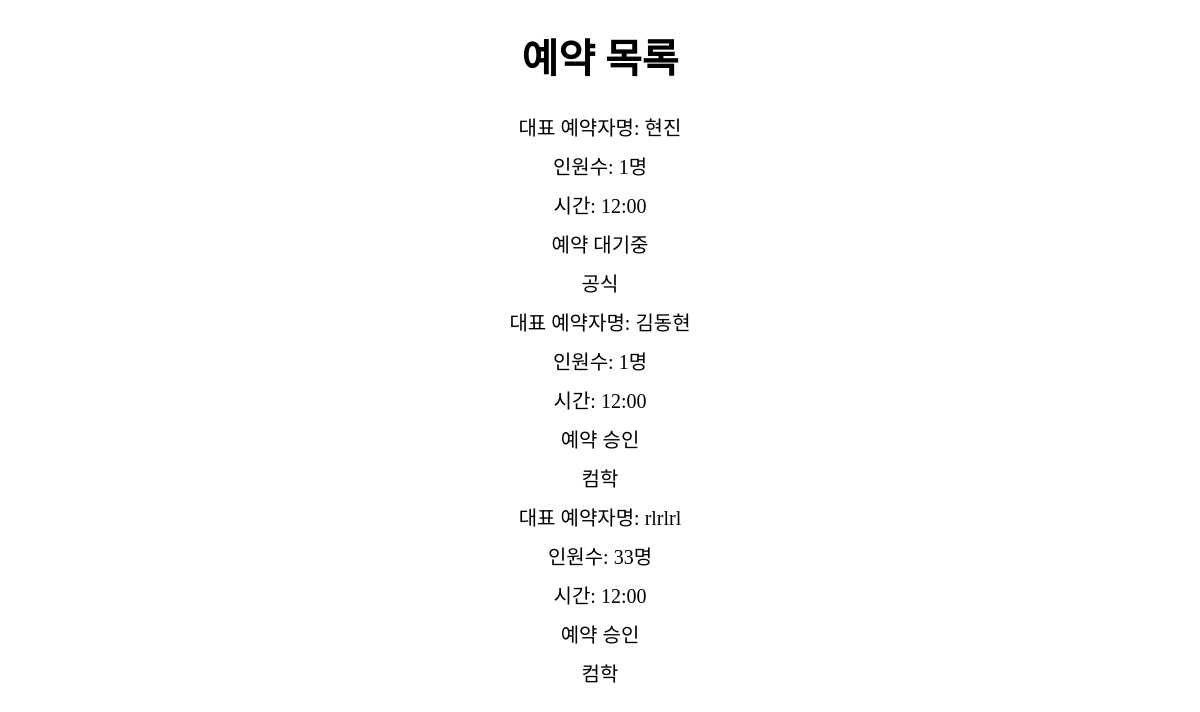
The page /reservation_done/ (signed in) on the database as committed earlier.
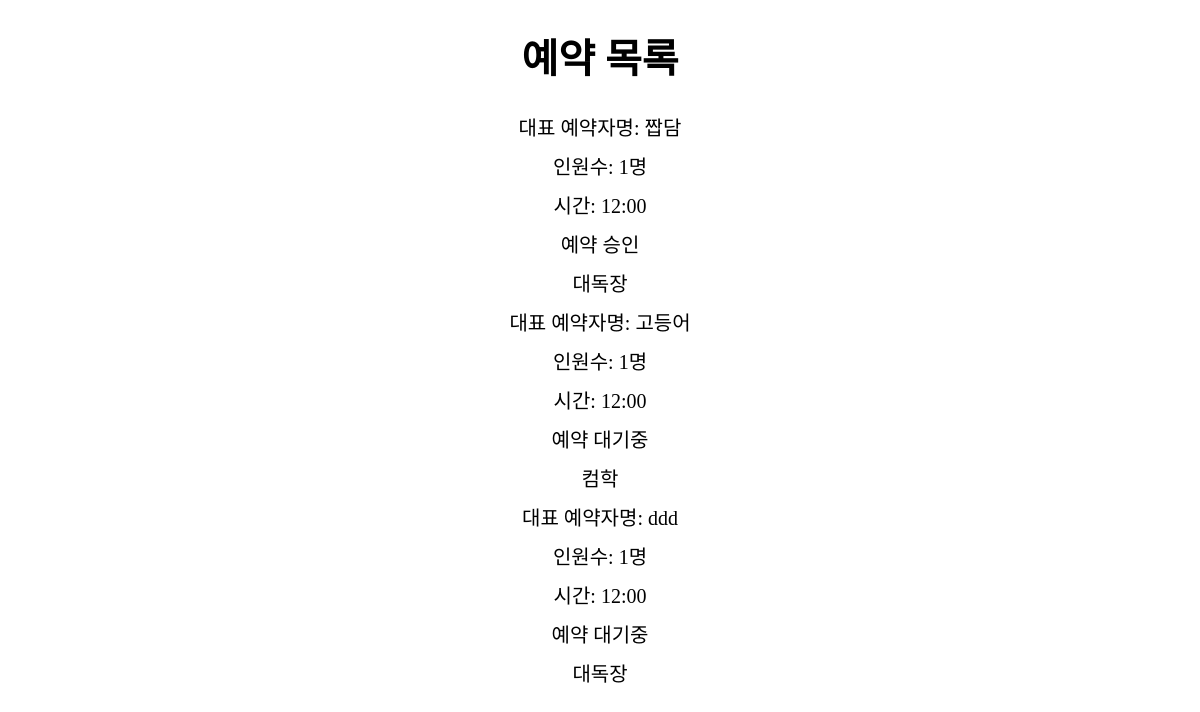
The same page on the database as committed later.
### app1/models.py (models this page shows, shortened)
class Reservation(models.Model):
    group_name=models.CharField(max_length=225)
    time=models.CharField(max_length=225) #models.DateTimeField(auto_now_add=True)
    requirements=models.CharField(max_length=225)
    confirmed=models.IntegerField(default=0)
    customer=models.ForeignKey(User, on_delete=models.CASCADE, null=True)
    shop=models.ForeignKey(Shop, on_delete=models.CASCADE, null=True)
    num=models.IntegerField(default=0)

class Shop(models.Model):
    name=models.CharField(max_length=225)
    adress=models.CharField(max_length=225)
    phone_number=models.CharField(max_length=225)
    open_time=models.TimeField()
    close_time=models.TimeField()
    category=models.CharField(max_length=225)
    description=models.TextField()
    photo=models.ImageField(upload_to='images/')
    owner=models.ForeignKey(User, on_delete=models.CASCADE, null=True)
    likes =models.ManyToManyField(
        User, # User 모델과 Shop 모델을 M : N 관계로 두겠다.
        through='Like', # Like라는 중개 모델을 통해 M : N 관계를 맺는다.
        through_fields=('shop', 'user'), # Like에 shop 속성, user 속성을 추가하겠다.
        related_name='likes' # 1 : N  관계에서 market과 연결된 comment를 가져올 때 comment_set으로 가져왔는데,
        )
    def __str__(self):
        return self.name

### app1/views.py (the view)
# urls.py: path('reservation_done/',app1.views.reservation_done,name='reservation_done'),
def reservation_done(request):
    current_user=request.user
    reservation=Reservation.objects.filter(customer_id=current_user.id)
    return render(request,'reservation_done.html',{'reservation':reservation})

### app1/templates/reservation_done.html (shortened to what this page needs)
<!DOCTYPE html>
<html lang="en">
<head>
</head>
<body>
    <h1>예약 목록</h1>
    {% for reserv in reservation %}
    <div>대표 예약자명: {{reserv.group_name}}</div>
    <div>인원수: {{reserv.num}}명</div>
    <div>시간: {{reserv.time}}</div>
    {% if reserv.confirmed == 0 %}
    <div>예약 대기중</div>
    {% else %}
    <div>예약 승인</div>
    {% endif %}
    <div><a href="{% url 'restaurant' reserv.shop_id %}">{{reserv.shop}}</a></div>
    {% endfor %}
</body>
</html>

Rows that differ between the two databases and show on the page:
removed Reservation: group_name "현진", num "1", time "12:00", confirmed "예약 대기중", shop "공식"
removed Reservation: group_name "김동현", num "1", time "12:00", confirmed "예약 승인", shop "컴학"
removed Reservation: group_name "rlrlrl", num "33", time "12:00", confirmed "예약 승인", shop "컴학"
added Reservation: group_name "짭담", num "1", time "12:00", confirmed "예약 승인", shop "대독장"
added Reservation: group_name "고등어", num "1", time "12:00", confirmed "예약 대기중", shop "컴학"
added Reservation: group_name "ddd", num "1", time "12:00", confirmed "예약 대기중", shop "대독장"
